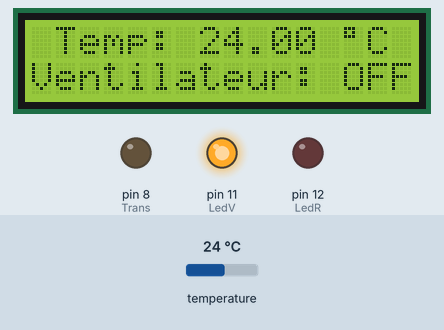
Simulated run of this sketch. Board: Arduino Uno, built with avr-gcc and run on an emulated ATmega328P. On the bench: 16×2 character LCD, output pins drawn as LEDs (lit = HIGH). The inputs (shaded band) are chosen by the test bench; at power-on: temperature 24 °C.

Above: at 1.2 s.
1.3 s: temperature set to 34.5 °C
At 3.0 s:
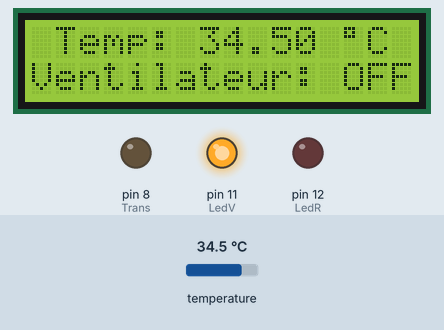
3.6 s: temperature set to 35.4 °C
At 5.2 s:
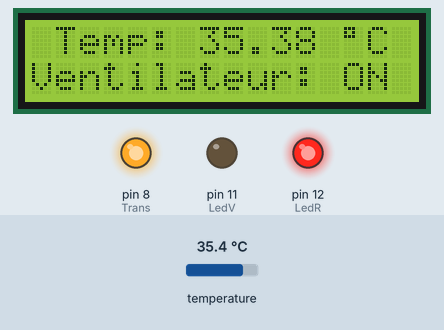
6.1 s: temperature set to 12 °C
At 8.0 s:
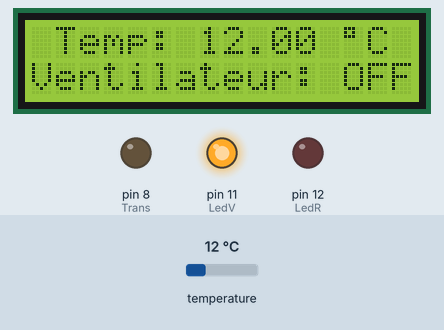
Timing chart, 0 to 9.5 s (numbered marks = the images above; inputs shaded):
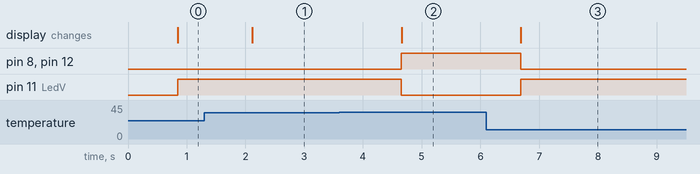

Measured:
- the behaviour switches between 35 and 35.1 °C on temperature (found by bisection; images 1 and 2)
- after the input at 1.3 s, the display: changes after 0.82 s (image 1)
- after the input at 3.6 s, pin 8 (Trans), pin 12 (LedR): LOW → HIGH after 1.1 s; pin 11 (LedV): HIGH → LOW after 1.1 s; the display: changes after 1.1 s (image 2)
- after the input at 6.1 s, pin 8 (Trans), pin 12 (LedR): HIGH → LOW after 0.59 s; pin 11 (LedV): LOW → HIGH after 0.59 s; the display: changes after 0.59 s (image 3)

The sketch:

commande_ventilateur.ino
```cpp
/*1-Incorpoation des bibliothèques, définition de constantes, déclaration des variables et
instanciation des objets*/
#include <OneWire.h>
#include <DallasTemperature.h>
#include<LiquidCrystal.h>
#define ONE_WIRE_BUS 2 // Broche de données du bus oneWire connecté sur la broche 2
#define RS 2 // Register Select
#define E 3 // Enable
#define D4 4 // Ligne de données 4
#define D5 5 // Ligne de données 5
#define D6 6 // Ligne de données 6
#define D7 7 // Ligne de données 7
#define COL 16 // Nombre de colonnes
#define LIGNES 2 // Nombre de lignes
#define Trans 8
#define LedR 12
#define LedV 11
float T;
LiquidCrystal lcd(RS, E, D4, D5, D6, D7); // Instanciation de l'objet ‘lcd’
OneWire oneWire(ONE_WIRE_BUS); // Instanciation de l'objet ‘oneWire’
DallasTemperature sensors(&oneWire); // Instanciation de l'objet ‘ sensors’);//Transmettre
//notre référence oneWire au capteur de température Dallas
void setup()
{
/*2-Vitesse de transmission du moniteur série et, initialisation du module LCD et
programmation des broches 8,11 et 12 en sorties*/
lcd.begin(COL, LIGNES); // Nombres de colonnes et de lignes
sensors.begin(); //Initialiser le capteur DS18B20
pinMode(LedV, OUTPUT); //Broche numérique 11 comme sortie
pinMode(LedR, OUTPUT); //Broche numérique 12 comme sortie
pinMode(Trans, OUTPUT); //Broche numérique 8 comme sortie
}
void loop(){
getTemp(); //Apelle de la fonction ‘getTemp’ mesurer la température
AfficherTlcd(); //Apelle de la fonction ‘AfficherTlcd’ pour afficher la température sur le LCD
/*3-Traitement du cas où la température est inférieure ou égale à 35°C */
if(T<=35){
lcd.setCursor(0,1);
lcd.print("Ventilateur: OFF");
digitalWrite(LedV, HIGH); //Allumer la LED verte
digitalWrite(Trans, LOW);// Ventilateur OFF
digitalWrite(LedR, LOW);//Eteindre la LED rouge
delay(500);
}
/*4-Traitement du cas où la température est supérieure à 35°C */
else{
lcd.clear();
digitalWrite(LedV, LOW); // Eteindre la LED verte
digitalWrite(Trans, HIGH); // Ventilateur ON
digitalWrite(LedR, HIGH); // Allumer la LED rouge
AfficherTlcd();//Afficher la température sur le module LCD
lcd.setCursor(0,1);
lcd.print("Ventilateur: ON");
delay(500);
getTemp(); //Actualiser la valeur de mesure de température
}
}
/*5-Définition de la fonction ‘getTemp’ qui mesure la température */
void getTemp(){
sensors.requestTemperatures(); // Demande de mesure de température
T=sensors.getTempCByIndex(0); //Stocker la valeur de mesure dans la variable ’T’, vous
//pouvez avoir plus d'un capteur sur le même bus. 0 se réfère au premier capteur (DS18B20)
//sur le bus
}
/*5-Définition de la fonction ‘AfficherTlcd’ qui affiche la température sur le module LCD */
void AfficherTlcd(){
lcd.setCursor(0,0);
lcd.print(" Temp: ");
lcd.print(T);
lcd.print(" ");
lcd.print((char)223);//’223’ :code ASCCI du caractère ‘°’ (degré)
lcd.print("C");
}
```
